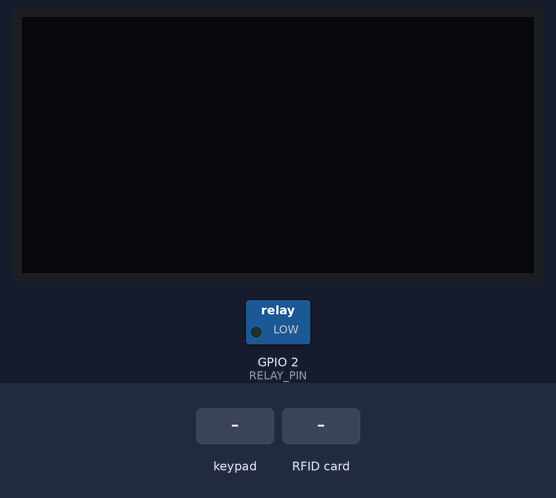
Bench run of a sketch on a simulated ESP32. On the bench: 128×64 one-colour display, switched loads named in the sketch (green lamp = pin HIGH). Inputs (shaded band) come from the test bench. The OLED is the two-colour kind (top 16 rows yellow); EEPROM starts erased; what the sketch prints to the serial monitor is not drawn.

Above: at 1.2 s.
1.3 s: keypad keys 1 2 3 4 5 6 pressed 0.4 s apart
At 4.3 s:
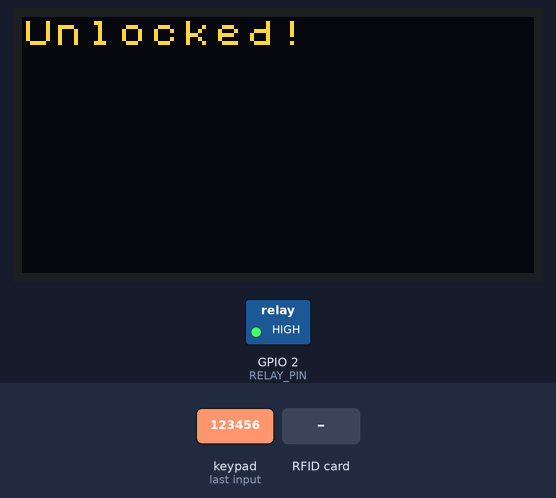
5.2 s: RFID card 5E 7A 19 C4 held to the reader
8.2 s: key '*' pressed
At 11.02 s:
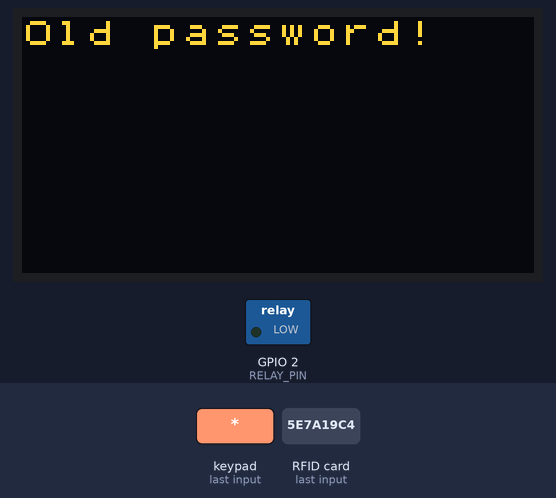
11.2 s: keypad keys 3 2 3 3 2 5 2 6 # pressed 0.4 s apart
At 14.7 s:
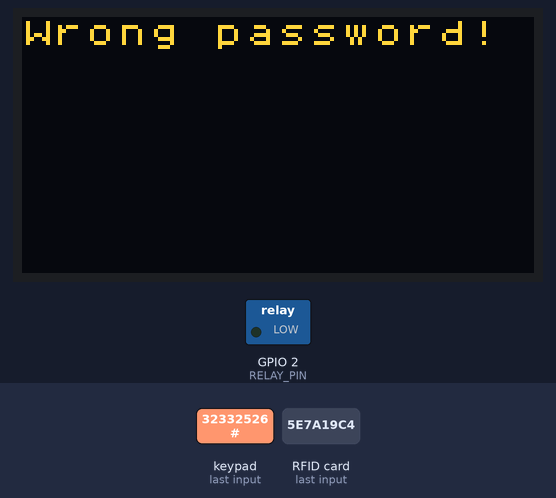
16.5 s: keypad keys 1 2 3 4 5 6 # pressed 0.4 s apart
At 20.1 s:
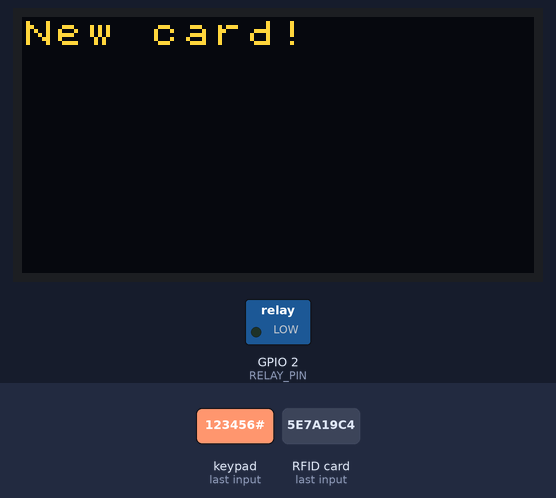
20.8 s: RFID card 5E 7A 19 C4 held to the reader
At 22.2 s:
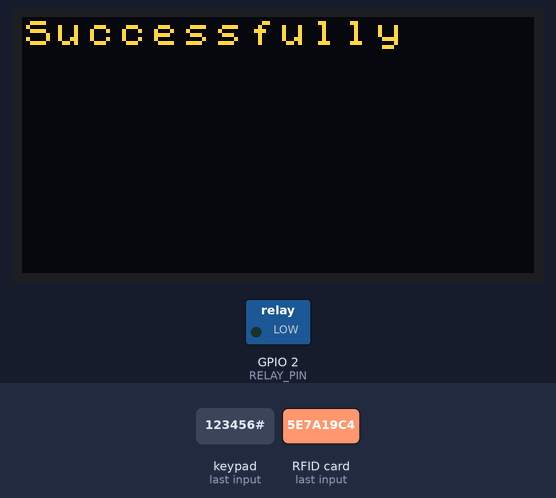
Timing chart, 0 to 23.8 s (numbered marks = the images above; inputs shaded):
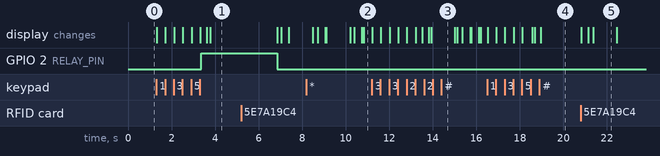

Measured:
- after the input at 1.3 s, GPIO 2 (RELAY_PIN): LOW → HIGH after 2.1 s; the display: first changes at once (image 1 shows a later state)
- after the input at 8.2 s, the display: first differs from a run without the input after 2.2 s (image 2 shows a later state)
- after the input at 11.2 s, the display: first changes at once (image 3 shows a later state)
- after the input at 16.5 s, the display: first changes at once (image 4 shows a later state)
- after the input at 20.8 s, the display: first changes at once (image 5 shows a later state)
- what the display in image 5 shows lasts 1.1 s, from 21.4 s to 22.5 s

The sketch:

KhoaDienTu_ESP32_RFID_Keypad.ino
```cpp
#include <SPI.h>
#include <MFRC522.h>
#include <Keypad.h>
#include <U8x8lib.h>
#include <Preferences.h>

#define SS_PIN 21
#define RST_PIN 22
#define RELAY_PIN 2
#define OLED_SCL_PIN 15
#define OLED_SDA_PIN 4
#define U8LOG_WIDTH 16
#define U8LOG_HEIGHT 8

MFRC522 rfid(SS_PIN, RST_PIN); // cac chan cua rfid sck:18 sda:21 MISO:19 RST:22 MOSI:23
U8X8_SH1106_128X64_NONAME_HW_I2C u8x8(/* reset=*/ U8X8_PIN_NONE, OLED_SCL_PIN, OLED_SDA_PIN);
uint8_t u8log_buffer[U8LOG_WIDTH*U8LOG_HEIGHT];
U8X8LOG u8x8log;
Preferences prePass;
Preferences preRfid;

const byte ROWS = 4; // số hàng của keypad
const byte COLS = 4; // số cột của keypad
char keys[ROWS][COLS] = {
  {'1', '2', '3', 'A'},
  {'4', '5', '6', 'B'},
  {'7', '8', '9', 'C'},
  {'*', '0', '#', 'D'}
};
byte rowPins[ROWS] = {32, 33, 25, 26}; // chân kết nối hàng của keypad
byte colPins[COLS] = {27, 14, 12, 13}; // chân kết nối cột của keypad

Keypad keypad = Keypad(makeKeymap(keys), rowPins, colPins, ROWS, COLS);

String defaultPassword = "123456";
String defaultCard = "F3148CA9";
String newPassword = "";
String enteredPassword = "";
int mode = 0;

bool checkCard(String uid)
{
  if(uid == defaultCard)
  {
    return true;
  }
  return false;
}
void openLock() {
  digitalWrite(RELAY_PIN, HIGH); // Kích hoạt relay để mở khóa
  u8x8log.print("\f");
  u8x8log.print("Unlocked!");
  u8x8log.print("\n");
}

void closeLock() {
  digitalWrite(RELAY_PIN, LOW); // Tắt relay để đóng khóa
  u8x8log.print("\f");
  u8x8log.print("Door locked!");
  u8x8log.print("\n");
  delay(1000);
  u8x8log.print("\f");
}
void setup() {
  Serial.begin(115200);
  SPI.begin();
  rfid.PCD_Init();

  pinMode(RELAY_PIN, OUTPUT);
  digitalWrite(RELAY_PIN, LOW); // Đảm bảo khóa cửa đang đóng

  // Khởi tạo màn hình OLED
  u8x8.begin();
  u8x8.setFont(u8x8_font_chroma48medium8_r);
  u8x8log.begin(u8x8, U8LOG_WIDTH, U8LOG_HEIGHT, u8log_buffer);
  u8x8log.setRedrawMode(1);

  prePass.begin("lock", false);
  preRfid.begin("card", false);

  // Kiểm tra nếu mật khẩu đã được lưu trữ
  if (prePass.isKey("password")) {
    defaultPassword = prePass.getString("password", "123456");
  }
  if (preRfid.isKey("rfid")) {
    defaultCard = preRfid.getString("rfid", "F3148CA9");
  }

  Serial.println("Ready to read cards and accept keypad input.");
}

void loop() {
  if(mode == 0)
  {
    if (rfid.PICC_IsNewCardPresent() && rfid.PICC_ReadCardSerial()) {
      String uid = "";
      for (byte i = 0; i < rfid.uid.size; i++)
      {
        uid += String(rfid.uid.uidByte[i], HEX);
      }
      uid.toUpperCase();

      if(checkCard(uid))
      {
        openLock();
        delay(3000); // Mở khóa trong 3 giây
        closeLock();
      }
      else
      {
        u8x8log.print("\f");
        u8x8log.print("Card invalid!");
        u8x8log.print("\n");
        delay(1000);
        u8x8log.print("\f");
      }
      rfid.PICC_HaltA();
      rfid.PCD_StopCrypto1();
    }

    char key = keypad.getKey();
    if (key) {
      if (key == '*')
      {
        u8x8log.print("Old password!\n");
        enteredPassword = "";
        while(enteredPassword.length() < 6)
        {
          char temp = keypad.getKey();
          if(temp >= 48 && temp <= 57)
          {
            u8x8log.print('*');
            enteredPassword += temp;
            if (enteredPassword.length() == 6) {
              if (enteredPassword == defaultPassword)
              {
                mode = 1;
                enteredPassword = "";
                return;
              }
              else
              {
                u8x8log.print("\f");
                u8x8log.print("Wrong password!");
                u8x8log.print("\n");
                delay(1000);
                u8x8log.print("\f");
                return;
              }
            }
          }
          else if(temp == 'C')
          {
            u8x8log.print("\f");
            return;
          }
        }
      }
      else if (key == '#') {
        u8x8log.print("Enter password!\n");
        enteredPassword = "";
        while(enteredPassword.length() < 6)
        {
          char temp = keypad.getKey();
          if(temp >= 48 && temp <= 57)
          {
            u8x8log.print('*');
            enteredPassword += temp;
            if (enteredPassword.length() == 6) {
              if (enteredPassword == defaultPassword)
              {
                mode = 2;
                enteredPassword = "";
                return;
              }
              else
              {
                u8x8log.print("\f");
                u8x8log.print("Wrong password!");
                u8x8log.print("\n");
                delay(1000);
                u8x8log.print("\f");
                return;
              }
            }
          }
          else if(temp == 'C')
          {
            u8x8log.print("\f");
            return;
          }
        }
      }
      else if(key>=48 && key<=57)
      {
        u8x8log.print('*');
        enteredPassword += key;
        if (enteredPassword.length() == 6) {
          if (enteredPassword == defaultPassword) {
            openLock();
            delay(3000); // Mở khóa trong 3 giây
            closeLock();
          } else {
            u8x8log.print("\f");
            u8x8log.print("Wrong password!");
            u8x8log.print("\n");
            delay(1000);
            u8x8log.print("\f");
          }
          enteredPassword = "";
        }
      }
    }
  }
  else if(mode == 1)
  {
    u8x8log.print("\f");
    u8x8log.print("New password!\n");
    newPassword = "";
    while(newPassword.length() < 6)
    {
      char key = keypad.getKey();
      if(key>=48 && key<=57)
      {
        u8x8log.print('*');
        newPassword += key;
        if (newPassword.length() == 6) {
          defaultPassword = newPassword;
          prePass.putString("password", defaultPassword);
          u8x8log.print("\f");
          u8x8log.print("Successfully\n");
          delay(1000);
          u8x8log.print("\f");
          newPassword = "";
          mode = 0;
          return;
        }
      }
      else if(key == 'C')
      {
        u8x8log.print("\f");
        mode = 0;
        return;
      }
    }
  }
  else if(mode == 2)
  {
    u8x8log.print("\f");
    u8x8log.print("New card!\n");
    String temp = "";
    do
    {
      while(!rfid.PICC_IsNewCardPresent() || !rfid.PICC_ReadCardSerial())
      {
        char key = keypad.getKey();
        if(key == 'C')
        {
          u8x8log.print("\f");
          mode = 0;
          return;
        }
      }
      String uid = "";
      for (byte i = 0; i < rfid.uid.size; i++)
      {
        uid += String(rfid.uid.uidByte[i], HEX);
      }
      uid.toUpperCase();
      temp = uid;
      rfid.PICC_HaltA();
      rfid.PCD_StopCrypto1();
    }while(temp == defaultCard);
    defaultCard = temp;
    preRfid.putString("rfid", defaultCard);
    u8x8log.print("\f");
    u8x8log.print("Successfully\n");
    delay(1000);
    u8x8log.print("\f");
    mode = 0;
    return;
  }
}
```
